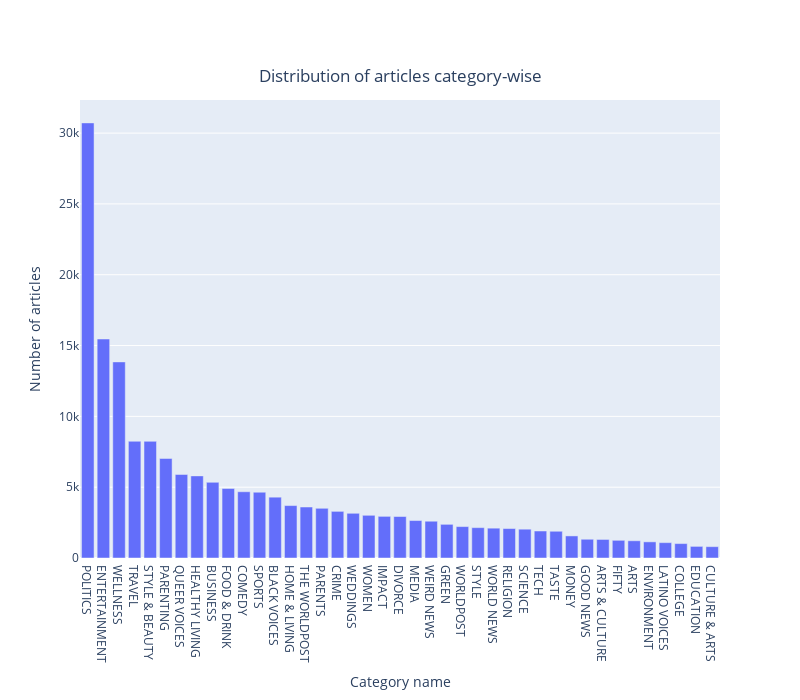

The notebook cell saved with this chart:
### Markdown cell above
Grouping articles category-wise

### Code cell
# replace with Matplotlib?
fig = go.Figure([go.Bar(x=news_data["category"].value_counts().index, y=news_data["category"].value_counts().values)])
fig['layout'].update(title={"text" : 'Distribution of articles category-wise','y':0.9,'x':0.5,'xanchor': 'center','yanchor': 'top'}, xaxis_title="Category name",yaxis_title="Number of articles")
fig.update_layout(width=800,height=700)
fig

### Figure 1 — Plotly figure (JSON) as saved in the notebook; plotly's stock layout.template omitted (floating-point values rounded to 4 significant figures)
{"data": [{"type": "bar", "x": ["POLITICS", "ENTERTAINMENT", "WELLNESS", "TRAVEL", "STYLE & BEAUTY", "PARENTING", "QUEER VOICES", "HEALTHY LIVING", "BUSINESS", "FOOD & DRINK", "COMEDY", "SPORTS", "BLACK VOICES", "HOME & LIVING", "THE WORLDPOST", "PARENTS", "CRIME", "WEDDINGS", "WOMEN", "IMPACT", "DIVORCE", "MEDIA", "WEIRD NEWS", "GREEN", "WORLDPOST", "STYLE", "WORLD NEWS", "RELIGION", "SCIENCE", "TECH", "TASTE", "MONEY", "GOOD NEWS", "ARTS & CULTURE", "FIFTY", "ARTS", "ENVIRONMENT", "LATINO VOICES", "COLLEGE", "EDUCATION", "CULTURE & ARTS"], "y": [30721, 15463, 13846, 8242, 8238, 7027, 5898, 5798, 5342, 4906, 4678, 4645, 4294, 3702, 3600, 3510, 3293, 3157, 3015, 2941, 2930, 2645, 2597, 2377, 2218, 2143, 2106, 2079, 2034, 1906, 1888, 1559, 1324, 1310, 1249, 1216, 1140, 1084, 1018, 820, 801]}], "layout": {"height": 700, "title": {"text": "Distribution of articles category-wise", "x": 0.5, "xanchor": "center", "y": 0.9, "yanchor": "top"}, "width": 800, "xaxis": {"title": {"text": "Category name"}}, "yaxis": {"title": {"text": "Number of articles"}}}}
